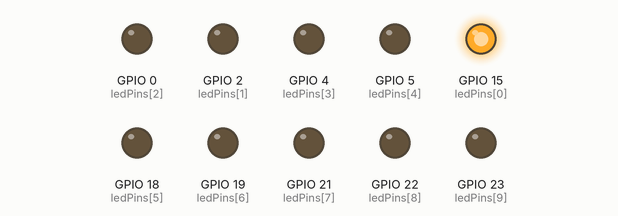
A sketch run on a simulated ESP32. On the bench: output pins drawn as LEDs (lit = HIGH).

Above: at 0.05 s.
At 1.05 s:
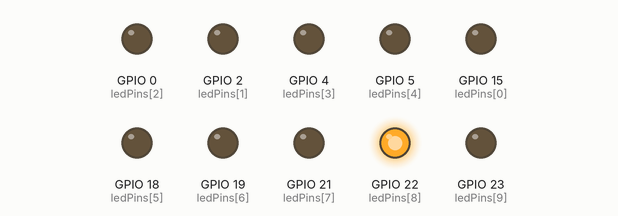
At 1.55 s:
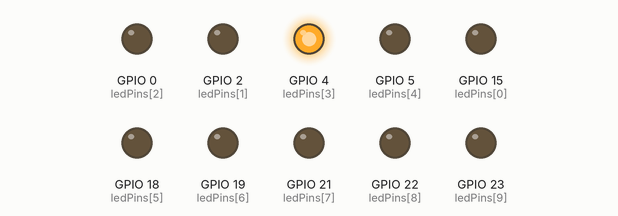
At 2.05 s:
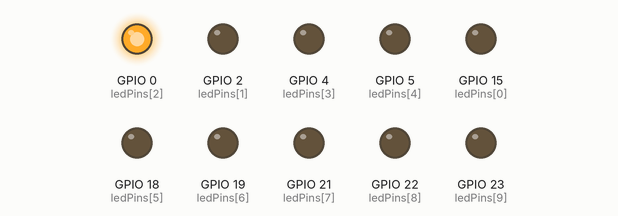
At 3.05 s:
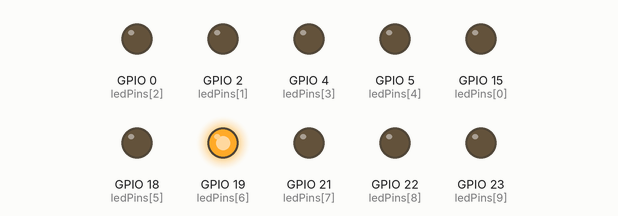
At 4.05 s:
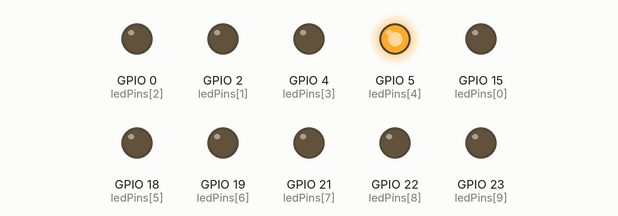
Timing chart, 0 to 4.3 s (numbered marks = the images above):
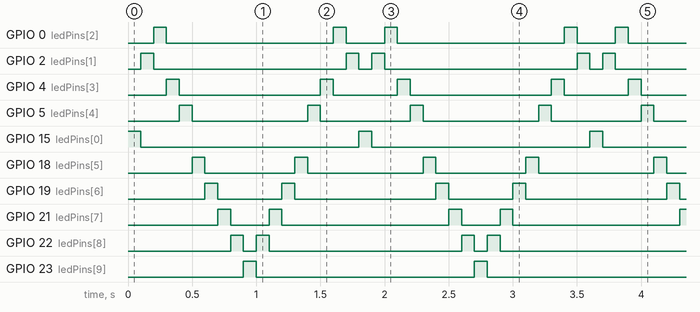

Measured:
- by itself, GPIO 0 (ledPins[2]): repeats every 1.8 s: LOW 1.3 s, HIGH 0.10 s, LOW 0.30 s, HIGH 0.10 s
- by itself, GPIO 2 (ledPins[1]): repeats every 1.8 s: LOW 1.5 s, HIGH 0.10 s, LOW 0.10 s, HIGH 0.10 s
- by itself, GPIO 4 (ledPins[3]): repeats every 1.8 s: LOW 1.1 s, HIGH 0.10 s, LOW 0.50 s, HIGH 0.10 s
- by itself, GPIO 5 (ledPins[4]): repeats every 1.8 s: LOW 0.90 s, HIGH 0.10 s, LOW 0.70 s, HIGH 0.10 s
- by itself, GPIO 15 (ledPins[0]), GPIO 23 (ledPins[9]): alternates HIGH for 0.10 s and LOW for 1.7 s
- by itself, GPIO 18 (ledPins[5]): repeats every 1.8 s: LOW 0.70 s, HIGH 0.10 s, LOW 0.90 s, HIGH 0.10 s
- by itself, GPIO 19 (ledPins[6]): repeats every 1.8 s: LOW 0.50 s, HIGH 0.10 s, LOW 1.1 s, HIGH 0.10 s
- by itself, GPIO 21 (ledPins[7]): repeats every 1.8 s: LOW 0.30 s, HIGH 0.10 s, LOW 1.3 s, HIGH 0.10 s

The sketch:

004-MatrizLed.ino
```cpp
byte ledPins[] = {15, 2, 0, 4, 5, 18, 19, 21, 22, 23};
int ledCounts;

void setup() {

     ledCounts = sizeof(ledPins);

     for (int i = 0; i < sizeof(ledPins); i++) {
          pinMode(ledPins[i], OUTPUT);
     }
}

void loop() {

     for (int i = 0; i < ledCounts - 1; i++) {
          digitalWrite(ledPins[i], HIGH);
          delay(100);
          digitalWrite(ledPins[i], LOW);
     }

     for (int i = ledCounts - 1; i > 0; i--) {
          digitalWrite(ledPins[i], HIGH);
          delay(100);
          digitalWrite(ledPins[i], LOW);
     }
}
```
